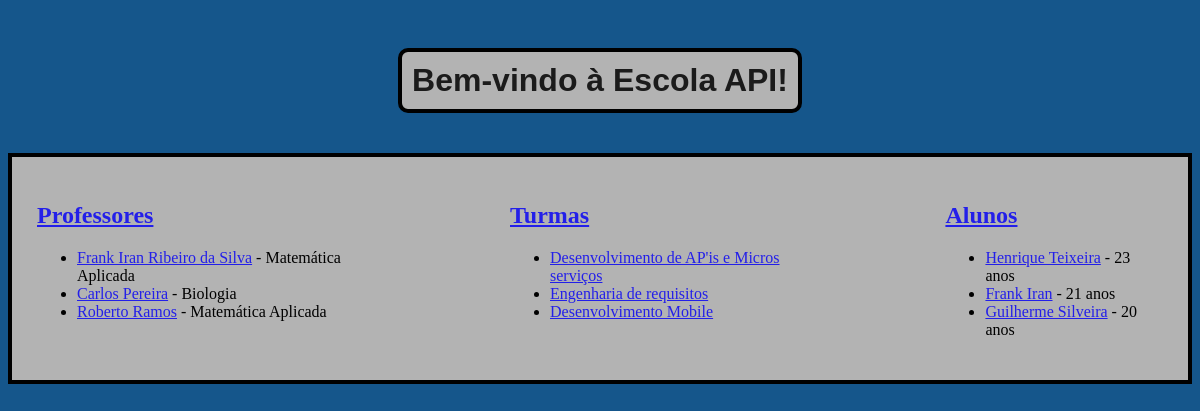
Before: / with the older database file.
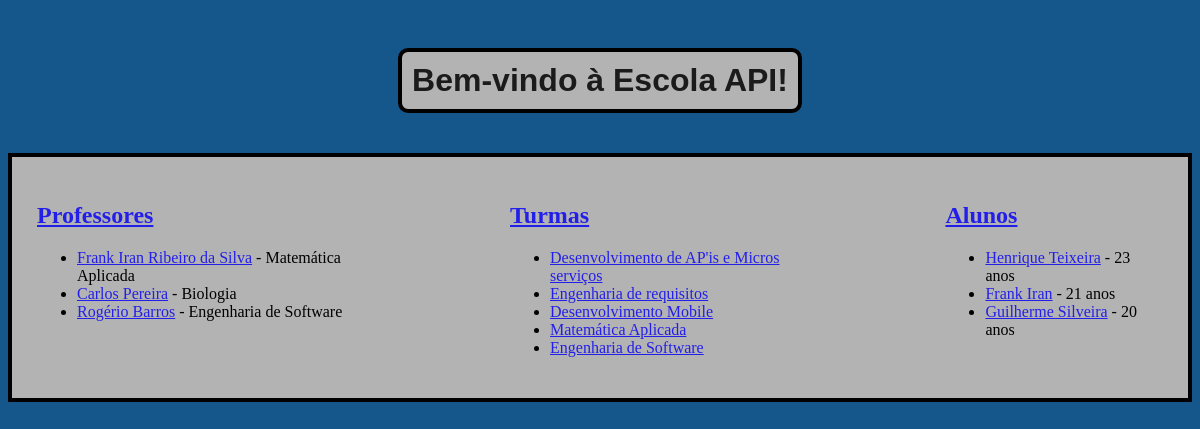
After: the same page with the newer database file.
### app/models.py (models this page shows)
class Professor(db.Model):
    __tablename__ = 'professores'
    id = db.Column(db.Integer, primary_key=True)
    nome = db.Column(db.String(50), nullable=False)
    idade = db.Column(db.Integer)
    materia = db.Column(db.String(50))
    observacoes = db.Column(db.Text)
    turmas = db.relationship('Turma', backref='professor', lazy=True)

class Turma(db.Model):
    __tablename__ = 'turmas'
    id = db.Column(db.Integer, primary_key=True)
    descricao = db.Column(db.String(100), nullable=False)
    status = db.Column(db.Boolean, default=True)
    professor_id = db.Column(db.Integer, db.ForeignKey(
        'professores.id'), nullable=False)
    alunos = db.relationship('Aluno', backref='turma', lazy="select")

class Aluno(db.Model):
    __tablename__ = 'alunos'
    id = db.Column(db.Integer, primary_key=True)
    nome = db.Column(db.String(50), nullable=False)
    idade = db.Column(db.Integer)
    data_nascimento = db.Column(db.Date)
    nota_primeiro_semestre = db.Column(db.Float)
    nota_segundo_semestre = db.Column(db.Float)
    media_final = db.Column(db.Float)
    turma_id = db.Column(db.Integer, db.ForeignKey(
        'turmas.id'), nullable=False)

### app/routes.py (the view)
@app.route("/")
def index():
    professores = Professor.query.all()
    turmas = Turma.query.all()
    alunos = Aluno.query.all()
    return render_template('index.html', professores=professores,
                           turmas=turmas, alunos=alunos)

### app/templates/index.html (shortened to what this page needs)
<!DOCTYPE html>
<html lang="pt-BR">
<head>
    <link rel="stylesheet" href="{{ url_for('static', filename='index.css') }}">
</head>
<body>
    <div class="titulo">
        <h1>Bem-vindo à Escola API!</h1>
    </div>
    <section class="container">
    <div class="professores">
        <h2>
            <a href="/professor">Professores</a>
        </h2>
        <ul>
            {% for professor in professores %}
                <li>
                    <a href="/professor/{{ professor.id }}">{{ professor.nome }}</a> - {{ professor.materia }}
                </li>
            {% else %}
                <li>Nenhum professor encontrado.</li>
            {% endfor %}
        </ul>
    </div>
    <div class="turmas">
        <h2>
            <a href="/turmas">Turmas</a>
        </h2>
        <ul>
            {% for turma in turmas %}
                <li>
                    <a href="/turmas/{{ turma.id }}">{{ turma.descricao }}</a>
                </li>
            {% else %}
                <li>Nenhuma turma encontrada.</li>
            {% endfor %}
        </ul>
    </div>
    <div class="alunos">
        <h2>
            <a href="/alunos">Alunos</a>
        </h2>
        <ul>
            {% for aluno in alunos %}
                <li>
                    <a href="/alunos/{{ aluno.id }}">{{ aluno.nome }}</a> - {{ aluno.idade }} anos
                </li>
            {% else %}
                <li>Nenhum aluno encontrado.</li>
            {% endfor %}
        </ul>
    </div>
    </section>
</body>
</html>

### app/static/index.css (style rules this page uses)
body { font-family: 'Raleway Thin'; background-color: #15568b; margin-bottom: 50px; }
.titulo { display: grid; justify-content: center; }
h1 { font-family: 'Impact', sans-serif; color: rgba(2, 2, 2, 0.86); text-align: center; margin-top: 50px; border: 4px solid #000000; max-width: max-content; padding: 10px; margin: 40px; border-radius: 10px; background-color: #B3B3B3; }
a { color: rgb(35, 31, 233); }
.container { display: flex; align-items: start; justify-content: center; gap: 120px; border: 4px solid #000000; background-color: #B3B3B3; padding: 25px; }

Changed rows visible on the page:
changed Professor: nome "Roberto Ramos" → "Rogério Barros"; materia "Matemática Aplicada" → "Engenharia de Software"
added Turma: descricao "Matemática Aplicada"
added Turma: descricao "Engenharia de Software"
